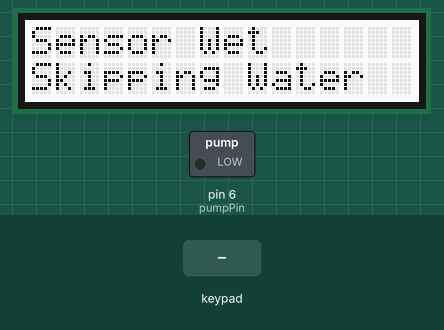
A sketch run on a simulated Arduino Uno, built with avr-gcc and run on an emulated ATmega328P. On the bench: 16×2 character LCD, switched loads named in the sketch (green lamp = pin HIGH). The test bench sets the inputs (shaded band).

Above: at 1.2 s.
1.3 s: key 'U' pressed
At 2.32 s:
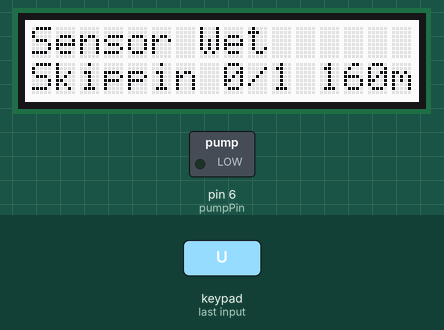
At 2.9 s:
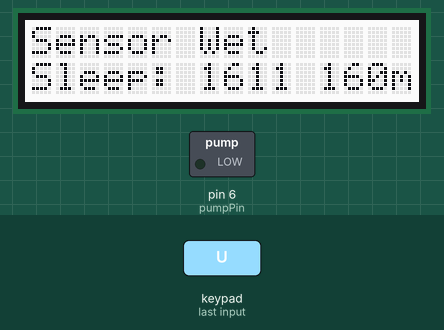
3.9 s: key 'D' pressed
At 4.4 s:
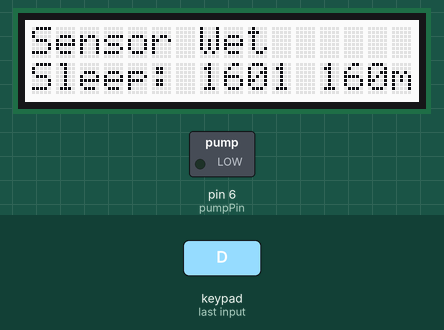
Timing chart, 0 to 6.9 s (numbered marks = the images above; inputs shaded):
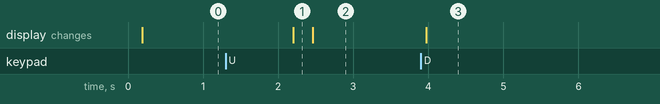

Measured:
- after the input at 1.3 s, the display: first differs from a run without the input after 1.2 s (image 2)
- after the input at 3.9 s, the display: changes after 0.07 s (image 3)

The sketch:

test.ino
```cpp
#include <SPI.h>
#include <Wire.h>
#include <Adafruit_RGBLCDShield.h>
#include <string.h>
#include <stdio.h>

//video overview:
//    https://www.youtube.com/watch?v=1U5S5VrHy1M&list=UUhIoXVvn4ViA3AL4FJW8Yzw

Adafruit_RGBLCDShield lcd = Adafruit_RGBLCDShield();

//water sensor = A0, pumppin = d6
#define sensorPin A0
#define pumpPin  6

//sleepFor in minutes, fillFor in half seconds
int sleepFor = 160;
#define fillFor 20

int cycles = 0;
int waters = 0;

void setup() {

  Serial.begin(9600); //sets the baud rate for data transfer in bits/second
  pinMode(sensorPin, INPUT);//the liquid level sensor will be an input to the arduino
  pinMode(pumpPin, OUTPUT);

  lcd.begin(16, 2);     // set LCD columns and rows
  lcd.setBacklight(7);

}

void loop() {

	int i=0;

	if ( isWet() ){
		lcd_out("Sensor Wet");
		lcd_out("Skipping Water",1);
	}
	else{

		waters++;
		lcd_out("Pump On!");
		digitalWrite(pumpPin, HIGH);

		for (i=0; i < fillFor; i++) { //flow rate takes 10 seconds to fill from empty
			lcd.setCursor(2,1);  //we delay in half seconds to test sensor on tighter loop
			lcd.print(i);
			delay(500);
			if ( isWet() ) break;
		}

		digitalWrite(pumpPin, LOW);

		if(i == fillFor){
			lcd_out("Full Cycle Ran");
		}else{
			lcd_out("Partial Cycle");
			lcd.setCursor(0,1);
			lcd.print(i);
		}

	}

	cycles++;
	delay(2000); //time for user to read debug message

	//one fill should last for xx minutes..we want to run it dry if we can
	//(try not to hit sensor which is already showing hard water scale)
	delay_x_min(sleepFor);


}


bool isWet()
{
    int liquid_level = analogRead(sensorPin); //arduino reads the value from the liquid level sensor
    delay(100);//delays 100ms
    if (liquid_level < 256) return false;
    return true ;
}

void delay_x_min(int minutes){

  char tmp[20];

  for(int i=0; i < minutes; i++){

      sprintf(tmp, " %d/%d %dm", waters, cycles, minutes - i); //fixed display bug lcd not overwriting tens digit once <= 9
      lcd.setCursor(16 - strlen(tmp),1);
      lcd.print(tmp);

      for(int j=0; j < 240; j++){ //entire j loop = one minute, using small delay so buttons responsive..
         delay(250);
         uint8_t buttons = lcd.readButtons();
		 if (buttons && (buttons & BUTTON_SELECT) ) return; //break delay to do immediate upload test
		 if (buttons && (buttons & BUTTON_UP) ){
			 sleepFor++;
			 lcd.setCursor(0,1);
			 lcd.print("Sleep: ");
			 lcd.print(sleepFor);
		 }
		 if (buttons && (buttons & BUTTON_DOWN) ){
			 sleepFor--;
			 lcd.setCursor(0,1);
			 lcd.print("Sleep: ");
			 lcd.print(sleepFor);
		 }
      }
  }

}

void lcd_out(char* s){ lcd_out(s,0); }

void lcd_out(char* s, int row){
    if(row==0) lcd.clear();
    lcd.setCursor(0,row);
    lcd.print(s);
}
```
